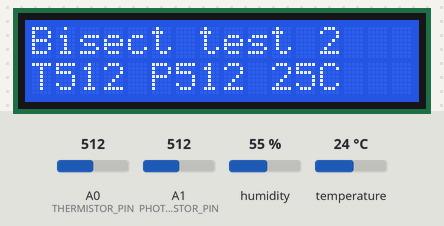
Bench run of a sketch on a simulated Arduino Uno, built with avr-gcc and run on an emulated ATmega328P. Shown: 16×2 character LCD. Inputs (shaded band) come from the test bench; at power-on: temperature 24 °C, A0 (THERMISTOR_PIN) = 512, A1 (PHOTORESISTOR_PIN) = 512, humidity 55 %.

Above: at 1.6 s.
1.7 s: temperature set to 12 °C
At 3.4 s:
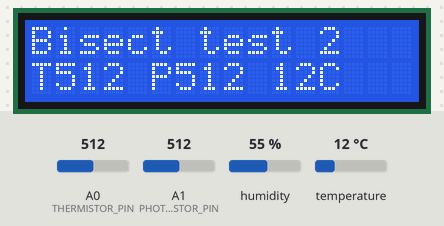
4.5 s: A0 (THERMISTOR_PIN) set to 716
At 5.8 s:
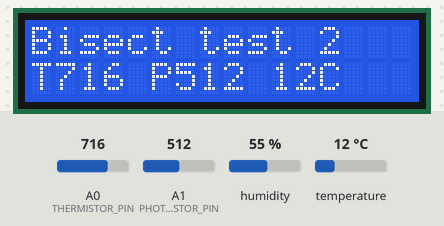
6.5 s: A1 (PHOTORESISTOR_PIN) set to 716
At 8.2 s:
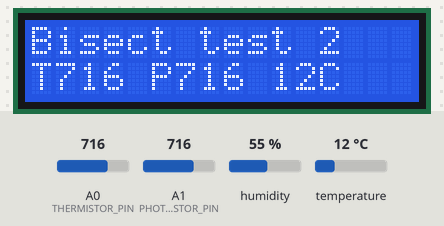
8.5 s: temperature set to 19 °C
At 10.8 s:
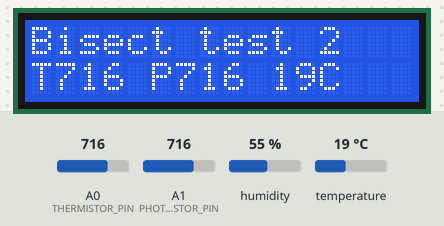
11.5 s: A0 (THERMISTOR_PIN) set to 992
At 13.2 s:
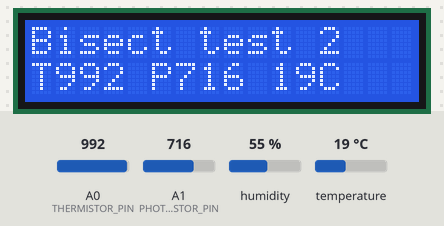
13.5 s: A1 (PHOTORESISTOR_PIN) set to 992
At 15.0 s:
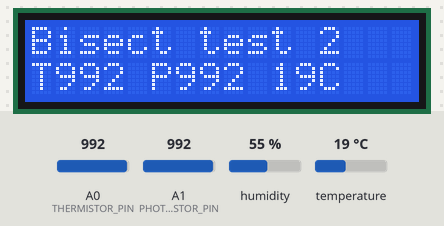
Timing chart, 0 to 16.5 s (numbered marks = the images above; inputs shaded):
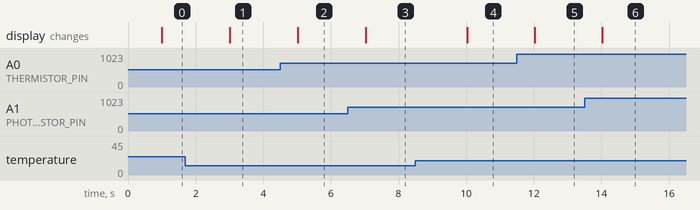

The sketch:

bisect_test_2_dht.ino
```cpp
// Bisection Test 2: LCD + analog sensors + DHT11
//
// Adds the DHT11 on top of bisect_test_1 -- still no classify(), no
// fan. If this garbles (and test 1 was clean), the DHT11 is implicated
// after all, just not exactly the mechanism first suspected. If this
// stays clean too, the problem is in classify() or the fan pin/code,
// not the sensors themselves.

#include <LiquidCrystal.h>
#include <DHT.h>
#include <string.h>

const uint8_t THERMISTOR_PIN = A0;
const uint8_t PHOTORESISTOR_PIN = A1;
const uint8_t DHT_PIN = 8;

const uint8_t LCD_RS = 7;
const uint8_t LCD_EN = 6;
const uint8_t LCD_D4 = 5;
const uint8_t LCD_D5 = 4;
const uint8_t LCD_D6 = 3;
const uint8_t LCD_D7 = 2;
LiquidCrystal lcd(LCD_RS, LCD_EN, LCD_D4, LCD_D5, LCD_D6, LCD_D7);

#define DHT_TYPE DHT11
DHT dht(DHT_PIN, DHT_TYPE);

const unsigned long SAMPLE_INTERVAL_MS = 1000;
unsigned long lastSampleMs = 0;
const unsigned long DHT_READ_INTERVAL_MS = 2500;
unsigned long lastDhtReadMs = 0;
float lastValidTemp = 25.0;

void setup() {
  dht.begin();
  lcd.begin(16, 2);
  lcd.setCursor(0, 0);
  lcd.print("Bisect test 2");
}

void loop() {
  unsigned long now = millis();

  if (now - lastDhtReadMs >= DHT_READ_INTERVAL_MS) {
    lastDhtReadMs = now;
    float dhtTemp = dht.readTemperature();
    if (!isnan(dhtTemp)) lastValidTemp = dhtTemp;
    return;
  }

  if (now - lastSampleMs < SAMPLE_INTERVAL_MS) return;
  lastSampleMs = now;

  int thermistorRaw = analogRead(THERMISTOR_PIN);
  int photoRaw = analogRead(PHOTORESISTOR_PIN);

  lcd.setCursor(0, 1);
  char row2[17];
  snprintf(row2, sizeof(row2), "T%d P%d %dC", thermistorRaw, photoRaw, (int)lastValidTemp);
  lcd.print(row2);
  for (int i = strlen(row2); i < 16; i++) {
    lcd.print(' ');
  }
}
```

Measured:
- after the input at 1.7 s, the display: changes after 1.3 s (image 1)
- after the input at 4.5 s, the display: changes after 0.53 s (image 2)
- after the input at 6.5 s, the display: changes after 0.53 s (image 3)
- after the input at 8.5 s, the display: changes after 1.5 s (image 4)
- after the input at 11.5 s, the display: changes after 0.53 s (image 5)
- after the input at 13.5 s, the display: changes after 0.53 s (image 6)
